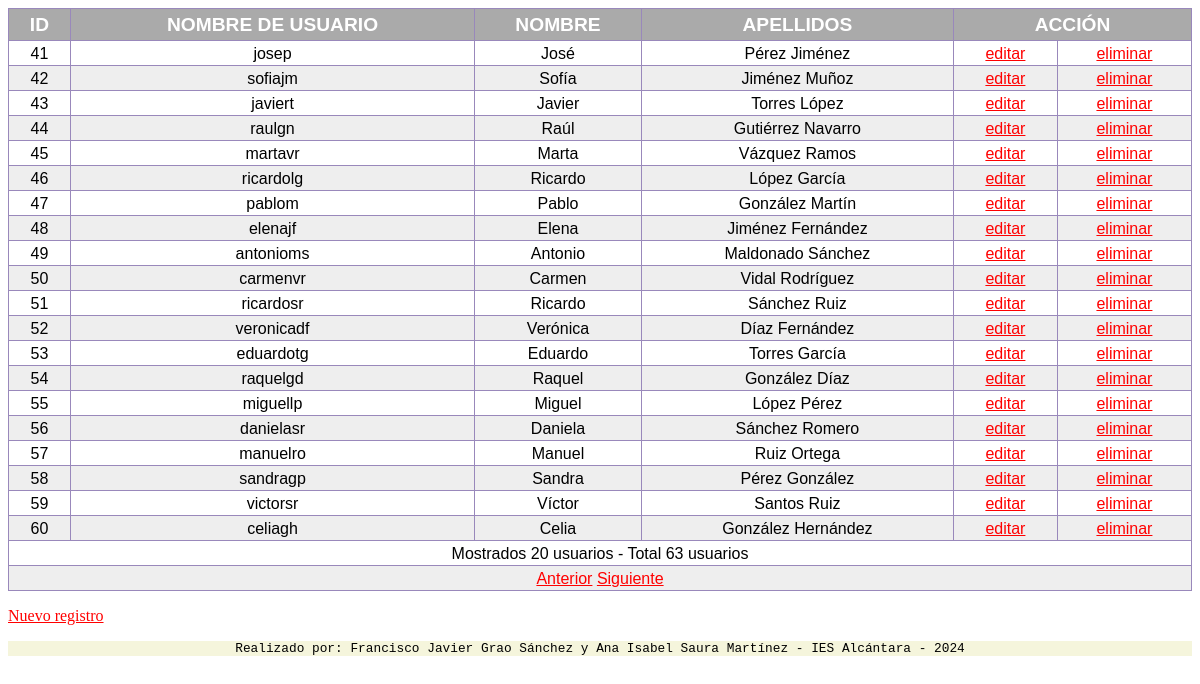
/listUsu.php?numPagina=3, run on the app's committed database.
### tables this page shows
create table usuarios(
idusuario int unsigned primary key auto_increment,
nombre varchar(40) NOT NULL,
apellidos varchar(60) NOT NULL,
nomusu varchar(30) NOT NULL UNIQUE, 
clave varchar(255) NOT NULL,
email varchar(100) NOT NULL,
tel varchar(9) NOT NULL,
ganancias decimal DEFAULT 0,
fechanac date NOT NULL,
imgusu varchar(200),
tipocu varchar(20) DEFAULT "Gratuita",
marketing char(1) DEFAULT "S",
tipousu char(1) DEFAULT "n",
validada char(1) DEFAULT 'N'
);

### includes/config.php (called while the page is built, shortened)
<?php
$REGISTROS_PAG = 20;

### listUsu.php (the view, shortened to what this page needs)
<?php
require("includes/cabecera.php");
if (isset($_GET['numPagina'])) {
    $numPag = $_GET['numPagina'];
} else {
    $numPag = 1;
}
$numIni = ($numPag - 1) * $REGISTROS_PAG;
?>
<table>
    <tr>
        <th>ID</th>
        <th>NOMBRE DE USUARIO</th>
        <th>NOMBRE</th>
        <th>APELLIDOS</th>
        <th colspan="3">ACCI&Oacute;N</th>
    </tr>
    <?php
    $pdo = conectar();
    $sql = "SELECT idusuario,nomusu,nombre,apellidos FROM usuarios ORDER BY idusuario ASC LIMIT $numIni, $REGISTROS_PAG";
    $res = $pdo->query($sql);
    $conta = 0;
    while ($fila = $res->fetch()) {
        $conta++;
        if (($conta % 2 == 0)) {
            echo "<tr class='alt'>";
        } else {
            echo "<tr>";
        }
        echo "<td>" . $fila['idusuario'] . "</td>\n";
        echo "<td>" . $fila['nomusu'] . "</td>\n";
        echo "<td>" . $fila['nombre'] . "</td>\n";
        echo "<td>" . $fila['apellidos'] . "</td>\n";
        echo "<td><a href='editarUsu.php?id=" . $fila['idusuario'] . "'>editar</a></td>\n";
        echo "<td><a href='eliminarUsu.php?id=" . $fila['idusuario'] . "'>eliminar</a></td></tr>\n";
    }
    $sql = "select count(*) as contaFilas from usuarios";
    $res = $pdo->query($sql);
    $fila = $res->fetch();
    $totalFilas = $fila['contaFilas'];
    $totalPag = ceil($totalFilas / $REGISTROS_PAG);
    echo "<tr><td class='centrado' colspan='6'>Mostrados $conta usuarios - Total $totalFilas usuarios</td></tr>";
    if ($totalPag > 1) {
        echo "<tr><td  class='centrado' colspan='6'>";
        if ($numPag > 1) {
            echo "<a href='" . $_SERVER['PHP_SELF'] . "?numPagina=" . ($numPag - 1) . "'>Anterior</a> ";
        }
        if ($totalPag > $numPag) {
            echo "<a href='" . $_SERVER['PHP_SELF'] . "?numPagina=" . ($numPag + 1) . "'>Siguiente</a>";
        }
        echo "</td></tr>\n";
    }
    ?>
</table>
<p><a href='altaUsu.php'>Nuevo registro</a></p>
<?php
require("includes/pie.php")
?>

### style/registro_formulario.css (style rules this page uses)
a { color: red; }
.centrado { text-align: center; }

### style/tablas.css (style rules this page uses)
table { font-family: Arial; text-align: center; width: 100%; border-collapse: collapse; }
th { font-size: 1.2em; border: 1px solid #98b; padding-top: 5px; padding-bottom: 4px; background-color: #aaa; color: #fff; }
td { font-size: 1em; border: 1px solid #98b; padding: 4px 7px 2px 7px; }
table tr:nth-child(2n+1) { color: #000; background-color: #eee; }
.alt { color: #000; background-color: #eee; }

### data on the page
usuarios: idusuario "41", nomusu "josep", nombre "José", apellidos "Pérez Jiménez"
usuarios: idusuario "42", nomusu "sofiajm", nombre "Sofía", apellidos "Jiménez Muñoz"
usuarios: idusuario "43", nomusu "javiert", nombre "Javier", apellidos "Torres López"
usuarios: idusuario "44", nomusu "raulgn", nombre "Raúl", apellidos "Gutiérrez Navarro"
usuarios: idusuario "45", nomusu "martavr", nombre "Marta", apellidos "Vázquez Ramos"
usuarios: idusuario "46", nomusu "ricardolg", nombre "Ricardo", apellidos "López García"
usuarios: idusuario "47", nomusu "pablom", nombre "Pablo", apellidos "González Martín"
usuarios: idusuario "48", nomusu "elenajf", nombre "Elena", apellidos "Jiménez Fernández"
usuarios: idusuario "49", nomusu "antonioms", nombre "Antonio", apellidos "Maldonado Sánchez"
usuarios: idusuario "50", nomusu "carmenvr", nombre "Carmen", apellidos "Vidal Rodríguez"
usuarios: idusuario "51", nomusu "ricardosr", nombre "Ricardo", apellidos "Sánchez Ruiz"
usuarios: idusuario "52", nomusu "veronicadf", nombre "Verónica", apellidos "Díaz Fernández"
usuarios: idusuario "53", nomusu "eduardotg", nombre "Eduardo", apellidos "Torres García"
usuarios: idusuario "54", nomusu "raquelgd", nombre "Raquel", apellidos "González Díaz"
usuarios: idusuario "55", nomusu "miguellp", nombre "Miguel", apellidos "López Pérez"
usuarios: idusuario "56", nomusu "danielasr", nombre "Daniela", apellidos "Sánchez Romero"
usuarios: idusuario "57", nomusu "manuelro", nombre "Manuel", apellidos "Ruiz Ortega"
usuarios: idusuario "58", nomusu "sandragp", nombre "Sandra", apellidos "Pérez González"
usuarios: idusuario "59", nomusu "victorsr", nombre "Víctor", apellidos "Santos Ruiz"
usuarios: idusuario "60", nomusu "celiagh", nombre "Celia", apellidos "González Hernández"

### other printed values
$conta "20"
$totalFilas "63"
